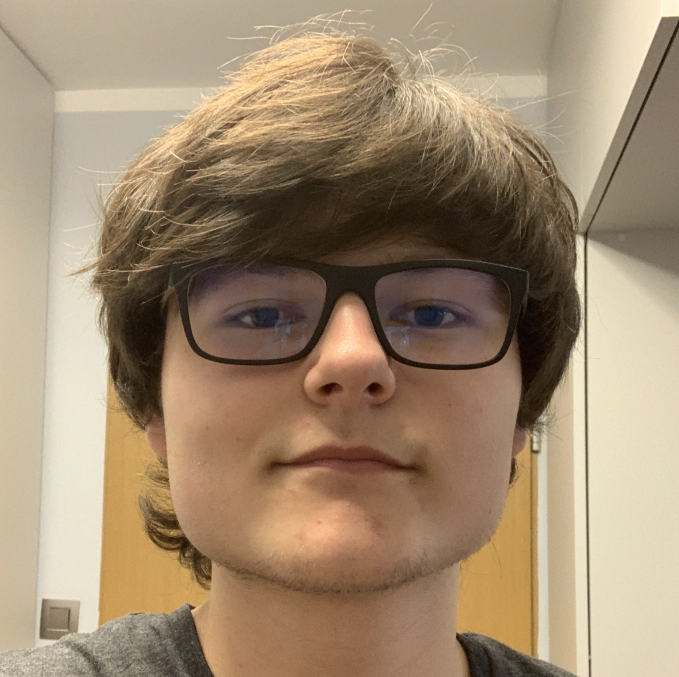
#> input picture projects/ascii/IMG_0957.jpeg, 2037 x 2030 px (shown at 1/3 size)
$ python main.py
#> lines starting #> are read from the running program, lines starting #| are printed output that depends on the picture

from cv2 import cv2
import numpy as np

# 70 levels of gray
gscale1 = r"$@B%8&WM#*oahkbdpqwmZO0QLCJUYXzcvunxrjft/\|()1{}[]?-_+~<>i!lI;:,\"^`'. "

# 10 levels of gray
gscale2 = '@%#*+=-:. '

img = cv2.imread("IMG_0957.jpeg")
#> img is the input picture: shape (2030, 2037, 3); mean B, G, R 112.6, 138.6, 160.2
img = cv2.cvtColor(img, cv2.COLOR_BGR2GRAY)
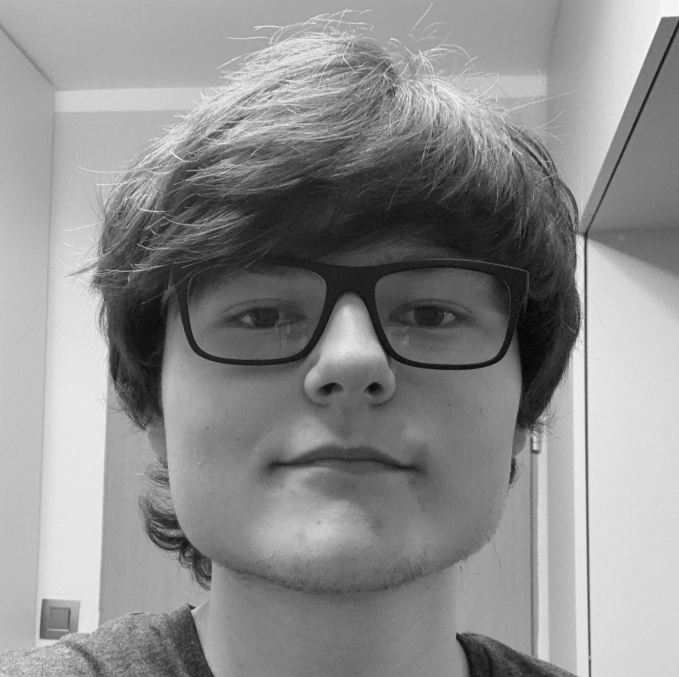
#> img: shape (2030, 2037) (shown at 1/3 size); min 1, max 251, mean 142.1
img = cv2.resize(img, (64,64))
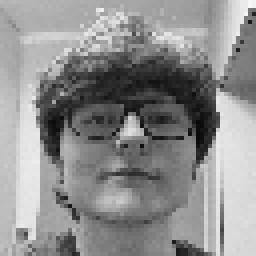
#> img: shape (64, 64) (shown 4 times larger); min 9, max 247, mean 142.1
img = cv2.Canny(img, 150,150)
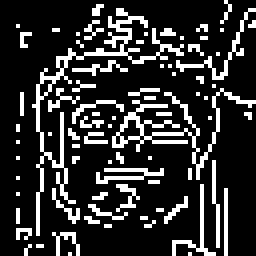
#> img: shape (64, 64) (shown 4 times larger); 18.8% white in thin lines or dots
# [5 lines of commented-out code are left out]

with open("ascii.txt", "w") as f:
    for row in img:
        for x in row:
            f.write(gscale2[int(x*9)//255])
        f.write("\n")
#> this loop made 64 passes
